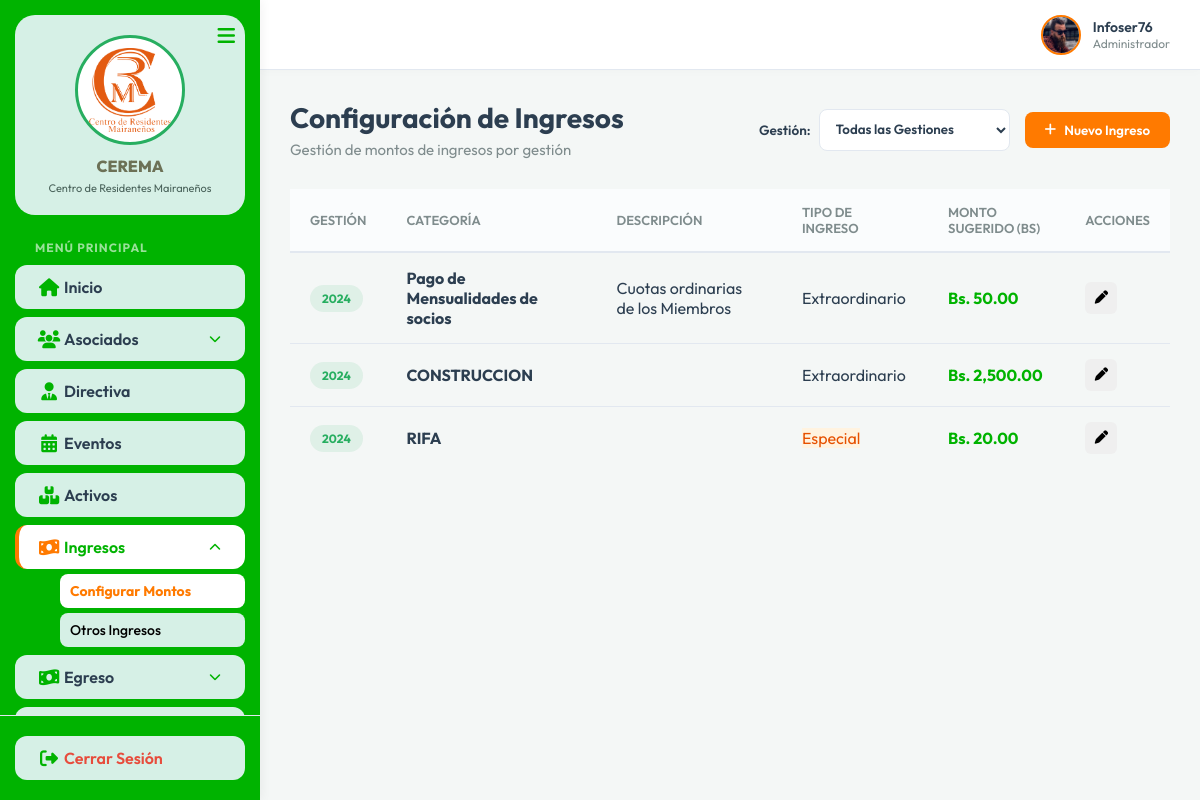
/Controller/categorias_ingreso.controller.php (signed in), run on the app's committed database.
### tables this page shows
CREATE TABLE `categorias_ingreso` (
  `id_cat_ingreso` int(11) NOT NULL AUTO_INCREMENT,
  `id_gestion` int(11) DEFAULT NULL,
  `nombre` varchar(100) NOT NULL,
  `requiere_socio` tinyint(1) NOT NULL DEFAULT 1,
  `monto_sugerido` decimal(10,2) DEFAULT 0.00,
  `descripcion` varchar(255) DEFAULT NULL,
  PRIMARY KEY (`id_cat_ingreso`)
);

CREATE TABLE `gestiones` (
  `id_gestion` int(11) NOT NULL AUTO_INCREMENT,
  `gestion` int(11) NOT NULL,
  `fecha_inicio` date NOT NULL,
  `fecha_fin` date NOT NULL,
  `estado` enum('Planificada','En Curso','Cerrada') NOT NULL DEFAULT 'Planificada',
  `created_at` timestamp NOT NULL DEFAULT current_timestamp(),
  PRIMARY KEY (`id_gestion`),
  UNIQUE KEY `gestion` (`gestion`)
);

### Controller/categorias_ingreso.controller.php (called while the page is built, shortened)
<?php
require_once __DIR__ . '/../Model/mcategorias_ingreso.php';
$database = new Database();
$db = $database->getConnection();
$categoriasModel = new CategoriasIngresoModel($db);
$queryGestiones = "SELECT * FROM gestiones ORDER BY gestion DESC";
$stmtGestiones = $db->prepare($queryGestiones);
$stmtGestiones->execute();
$gestiones_list = $stmtGestiones->fetchAll(PDO::FETCH_ASSOC);
$id_gestion_selected = isset($_GET['id_gestion']) ? $_GET['id_gestion'] : null;
if (!$id_gestion_selected) {
    foreach ($gestiones_list as $g) {
        if ($g['estado'] == 'En Curso') {
            $id_gestion_selected = $g['id_gestion'];
            break;
        }
    }
}
$stmt = $categoriasModel->getAll($id_gestion_selected);
$categorias = $stmt->fetchAll(PDO::FETCH_ASSOC);
if (empty($categorias) && !isset($_GET['id_gestion'])) {
    $id_gestion_selected = 'all';
    $stmt = $categoriasModel->getAll('all');
    $categorias = $stmt->fetchAll(PDO::FETCH_ASSOC);
}
require_once __DIR__ . '/../View/vcategorias_ingreso.php';
?>

### Model/mcategorias_ingreso.php (called while the page is built, shortened)
<?php
class CategoriasIngresoModel {
    private $conn;
    private $table_name = "categorias_ingreso";
    public function __construct($db) {
        $this->conn = $db;
    }
    public function getAll($id_gestion = null) {
        if ($id_gestion && $id_gestion !== 'all') {
            $query = "SELECT c.*, g.gestion
                      FROM " . $this->table_name . " c
                      LEFT JOIN gestiones g ON c.id_gestion = g.id_gestion
                      WHERE c.id_gestion = ? OR c.id_gestion IS NULL
                      ORDER BY c.id_cat_ingreso ASC";
            $stmt = $this->conn->prepare($query);
            $stmt->bindParam(1, $id_gestion);
        } else {
            $query = "SELECT c.*, g.gestion
                      FROM " . $this->table_name . " c
                      LEFT JOIN gestiones g ON c.id_gestion = g.id_gestion
                      ORDER BY c.id_cat_ingreso ASC";
            $stmt = $this->conn->prepare($query);
        }
        $stmt->execute();
        return $stmt;
    }
}
?>

### View/vcategorias_ingreso.php (the view, shortened to what this page needs)
<?php include 'header.php'; ?>
<div class="dashboard-header">
    <div class="header-actions" style="display: flex; justify-content: space-between; align-items: center; flex-wrap: wrap; gap: 15px;">
        <div>
            <h1 class="page-title">Configuración de Ingresos</h1>
            <p class="page-subtitle">Gestión de montos de ingresos por gestión</p>
        </div>
        <div style="display: flex; align-items: center; gap: 15px;">
            <div style="display: flex; align-items: center; gap: 8px;">
                <label for="selectGestionFilter" style="font-weight: 600; color: var(--text-main); font-size: 13.5px;">Gestión:</label>
                <select id="selectGestionFilter" onchange="window.location.href='categorias_ingreso.controller.php?id_gestion='+this.value" style="padding: 8px 12px; border: 1.5px solid var(--border-color); border-radius: var(--radius-sm); outline: none; font-family: inherit; font-weight: 600; background-color: white; color: var(--text-main); height: 42px;">
                    <option value="all" <?php echo ($id_gestion_selected === 'all') ? 'selected' : ''; ?>>Todas las Gestiones</option>
                </select>
            </div>
            <button class="btn-primary" onclick="openCreateModal()">
                <i class="fa-solid fa-plus"></i> Nuevo Ingreso
            </button>
        </div>
    </div>
</div>
<div class="card">
    <div class="table-responsive">
        <table class="data-table" style="width: 100%; border-collapse: collapse;">
            <thead>
                <tr>
                    <th>Gestión</th>
                    <th>Categoría</th>
                    <th>Descripción</th>
                    <th>Tipo de Ingreso</th>
                    <th>Monto Sugerido (Bs)</th>
                    <th>Acciones</th>
                </tr>
            </thead>
            <tbody>
                <?php foreach ($categorias as $cat): ?>
                <tr>
                    <td>
                        <span class="badge-status activo" style="font-weight: 700;">
                            <?php echo !empty($cat['gestion']) ? htmlspecialchars($cat['gestion']) : 'Todas'; ?>
                        </span>
                    </td>
                    <td><strong><?php echo htmlspecialchars($cat['nombre']); ?></strong></td>
                    <td><?php echo htmlspecialchars($cat['descripcion']); ?></td>
                    <td>
                        <?php if ($cat['requiere_socio'] == 1): ?>
                            <span class="status-badge status-pagado">Extraordinario</span>
                        <?php elseif ($cat['requiere_socio'] == 2): ?>
                            <span class="status-badge" style="background: #fff3e0; color: #e65100;">Especial</span>
                        <?php else: ?>
                            <span class="status-badge status-pendiente">Genérico</span>
                        <?php endif; ?>
                    </td>
                    <td style="font-weight: bold; color: #00B300;">Bs. <?php echo number_format($cat['monto_sugerido'], 2); ?></td>
                    <td>
                        <div class="action-buttons">
                            <button class="btn-icon btn-edit" onclick="editCategoria(<?php echo $cat['id_cat_ingreso']; ?>)" title="Configurar Monto">
                                <i class="fa-solid fa-pen"></i>
                            </button>
                        </div>
                    </td>
                </tr>
                <?php endforeach; ?>
            </tbody>
        </table>
    </div>
</div>
<link rel="stylesheet" href="../css/mensualidad.css">
<?php include 'footer.php'; ?>

### View/header.php (shortened to what this page needs)
<!DOCTYPE html>
<html lang="es">
<head>
    <link rel="stylesheet" href="../css/outfit.css">
    <link rel="stylesheet" href="../css/font-awesome/css/all.min.css">
    <link rel="stylesheet" href="../css/style.css">
</head>
<body>
    <div class="app-container">
        <aside class="sidebar" id="sidebar">
            <div class="sidebar-header-card">
                <div class="logo-box">
                    <img src="../imagenes/institucinal/logo.png" alt="CEREMA Logo" class="sidebar-logo-img">
                </div>
                <h3 class="sidebar-title">CEREMA</h3>
                <p class="sidebar-subtitle">Centro de Residentes Mairaneños</p>
                <button class="toggle-btn" id="toggle-btn">
                    <i class="fa-solid fa-bars"></i>
                </button>
            </div>
            <nav class="sidebar-nav">
                <div class="nav-heading">MENÚ PRINCIPAL</div>
                <?php
                $current_page = basename($_SERVER['PHP_SELF']);
                $is_socios = ($current_page == 'socio.controller.php');
                $is_mensualidad = ($current_page == 'mensualidad.controller.php');
                $is_aporte = ($current_page == 'aporte.controller.php');
                $is_aporte_especial = ($current_page == 'aporte_especial.controller.php');
                $is_cuota_inicial = ($current_page == 'cuota_inicial.controller.php');
                $is_evento = ($current_page == 'evento.controller.php');
                $is_categorias_ingreso = ($current_page == 'categorias_ingreso.controller.php');
                $is_otro_ingreso = ($current_page == 'otro_ingreso.controller.php');
                $is_sueldo = ($current_page == 'sueldo.controller.php');
                $is_servicio = ($current_page == 'servicio.controller.php');
                $is_otro_gasto = ($current_page == 'otro_gasto.controller.php');
                $is_egreso_ext = ($current_page == 'egreso_extraordinario.controller.php');
                $is_egreso_esp = ($current_page == 'egreso_especial.controller.php');
                $is_activo = ($current_page == 'activo.controller.php');
                $is_reporte = ($current_page == 'reporte.controller.php');
                ?>
                <ul class="nav-list">
                    <li class="nav-item <?php echo ($current_page == 'dashboard.php') ? 'active' : ''; ?>">
                        <a href="../View/dashboard.php" class="nav-link">
                            <i class="fa-solid fa-house"></i>
                            <span class="nav-text">Inicio</span>
                        </a>
                    </li>
                    <li class="nav-item has-submenu <?php echo ($is_socios || $is_mensualidad || $is_aporte || $is_aporte_especial || $is_cuota_inicial) ? 'active open' : ''; ?>">
                        <a href="#" class="nav-link">
                            <i class="fa-solid fa-users"></i>
                            <span class="nav-text">Asociados</span>
                            <i class="fa-solid fa-chevron-down submenu-icon" style="margin-left: auto; font-size: 12px; color: #00B300;"></i>
                        </a>
                    </li>
                    <li class="nav-item <?php echo ($current_page == 'directiva.controller.php') ? 'active' : ''; ?>">
                        <a href="../Controller/directiva.controller.php" class="nav-link">
                            <i class="fa-solid fa-user-tie"></i>
                            <span class="nav-text">Directiva</span>
                        </a>
                    </li>
                    <li class="nav-item <?php echo ($is_evento) ? 'active' : ''; ?>">
                        <a href="../Controller/evento.controller.php" class="nav-link">
                            <i class="fa-solid fa-calendar-days"></i>
                            <span class="nav-text">Eventos</span>
                        </a>
                    </li>
                    <li class="nav-item <?php echo ($is_activo) ? 'active' : ''; ?>">
                        <a href="../Controller/activo.controller.php" class="nav-link">
                            <i class="fa-solid fa-boxes-stacked"></i>
                            <span class="nav-text">Activos</span>
                        </a>
                    </li>
                    <li class="nav-item has-submenu <?php echo ($is_categorias_ingreso || $is_otro_ingreso) ? 'active open' : ''; ?>">
                        <a href="#" class="nav-link">
                            <i class="fa-solid fa-money-bill-wave"></i>
                            <span class="nav-text">Ingresos</span>
                            <i class="fa-solid fa-chevron-down submenu-icon" style="margin-left: auto; font-size: 12px; color: #00B300;"></i>
                        </a>
                        <ul class="nav-submenu">
                            <li><a href="../Controller/categorias_ingreso.controller.php" class="submenu-link <?php echo $is_categorias_ingreso ? 'active' : ''; ?>">Configurar Montos</a></li>
                            <li><a href="../Controller/otro_ingreso.controller.php" class="submenu-link <?php echo $is_otro_ingreso ? 'active' : ''; ?>">Otros Ingresos</a></li>
                        </ul>
                    </li>
                    <li class="nav-item has-submenu <?php echo ($is_servicio || $is_sueldo || $is_otro_gasto || $is_egreso_ext || $is_egreso_esp) ? 'active open' : ''; ?>">
                        <a href="#" class="nav-link">
                            <i class="fa-solid fa-money-bill-wave"></i>
                            <span class="nav-text">Egreso</span>
                            <i class="fa-solid fa-chevron-down submenu-icon" style="margin-left: auto; font-size: 12px; color: #00B300;"></i>
                        </a>
                    </li>
                    <li class="nav-item has-submenu <?php echo ($is_reporte) ? 'active open' : ''; ?>">
                        <a href="#" class="nav-link">
                        </a>
                    </li>
                </ul>
            </nav>
            <div class="sidebar-footer">
                <a href="../Controller/login.controller.php?action=logout" class="nav-link logout">
                    <i class="fa-solid fa-right-from-bracket"></i>
                    <span class="nav-text">Cerrar Sesión</span>
                </a>
            </div>
        </aside>
        <main class="main-content">
            <header class="topbar">
                <div class="topbar-actions">
                    <div class="user-profile">
                        <img src="../img/avatar.png" alt="Perfil">
                        <div class="user-info">
                            <span class="user-name"><?php echo isset($_SESSION['nombre_usuario']) ? htmlspecialchars($_SESSION['nombre_usuario']) : 'Admin (Desarrollo)'; ?></span>
                            <span class="user-role"><?php echo isset($_SESSION['rol']) ? htmlspecialchars($_SESSION['rol']) : 'Presidente'; ?></span>
                        </div>
                    </div>
                </div>
            </header>
            <div class="content-wrapper">

### View/footer.php (shortened to what this page needs)
            </div>
        </main>
    </div>
</body>
</html>

### View/vcategorias_ingreso.php (style rules this page uses)
.data-table th { padding: 15px 20px; text-align: left; }
.data-table td { padding: 15px 20px; vertical-align: middle; }

### data on the page
categorias_ingreso: id_gestion.gestion "2024", nombre "Pago de Mensualidades de socios", descripcion "Cuotas ordinarias de los Miembros", requiere_socio "Extraordinario", monto_sugerido "50.00"
categorias_ingreso: id_gestion.gestion "2024", nombre "CONSTRUCCION", requiere_socio "Extraordinario", monto_sugerido "2,500.00"
categorias_ingreso: id_gestion.gestion "2024", nombre "RIFA", requiere_socio "Especial", monto_sugerido "20.00"

### other printed values
$_SESSION['nombre_usuario'] "Infoser76"
$_SESSION['rol'] "Administrador"
